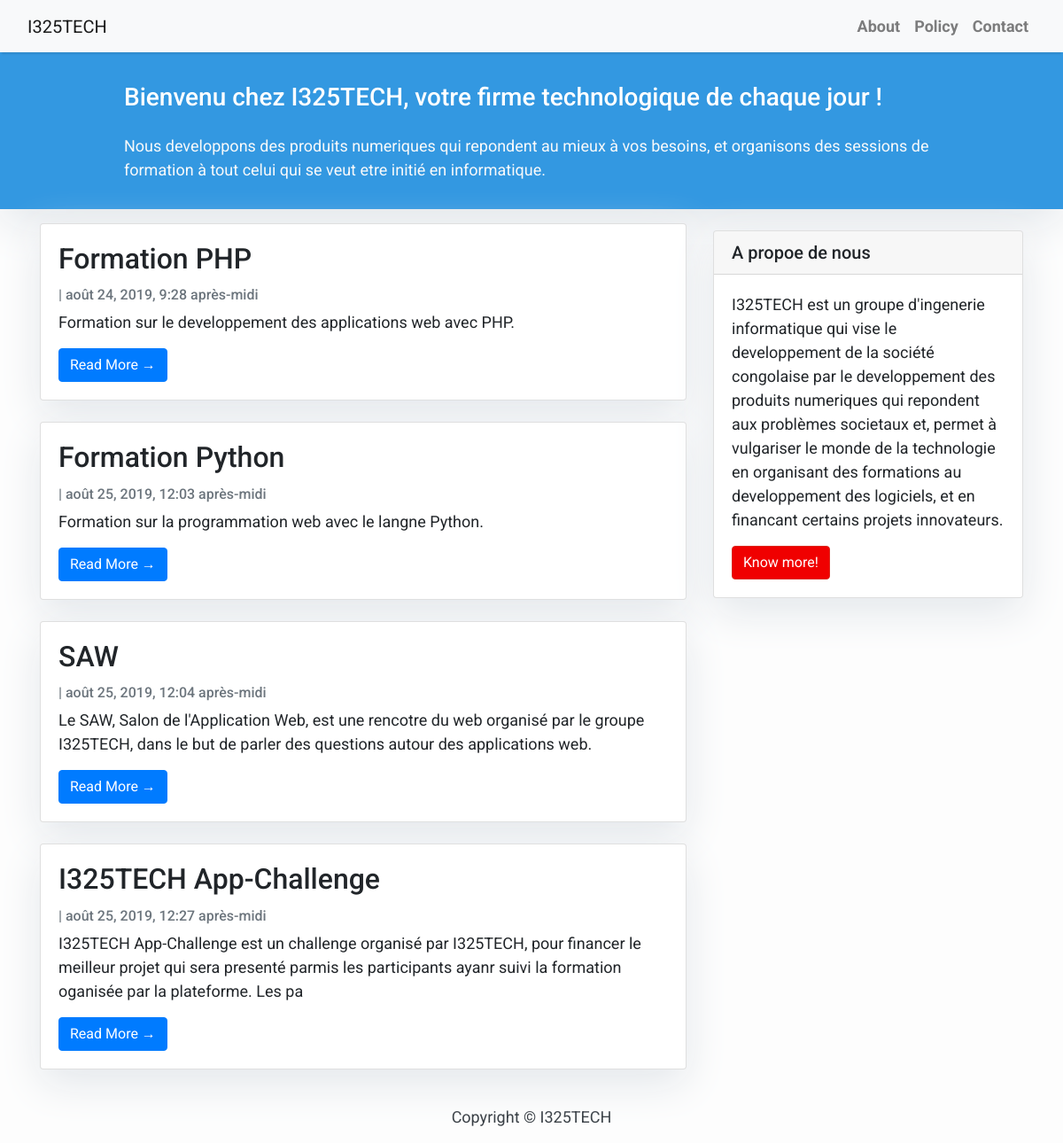
The page / on the database its author committed.
### blog/models.py (models this page shows, shortened)
class Post(models.Model):
	title = models.CharField(max_length=200, unique=True)
	slug = models.SlugField(max_length=200, unique=True)
	author = models.ForeignKey(User, on_delete=models.CASCADE, related_name='blpg_posts')
	updated_on = models.DateTimeField(auto_now=True)
	content = models.TextField()
	created_on = models.DateTimeField(auto_now_add=True)
	status = models.IntegerField(choices=STATUS, default=0)
	class Meta:
		ordering = ['-created_on']

### blog/views.py (the view)
# urls.py: path('', views.PostList.as_view(), name='home'),
class PostList(generic.ListView):
	queryset = Post.objects.filter(status=1).order_by('created_on')
	template_name = 'index.html'

### templates/index.html (shortened to what this page needs)
{% extends "base.html" %}
{% block content %}
<header class="masthead">
    <div class="container">
        <div class="row">
            <div class=" col-md-8 col-md-10 mx-auto">
                <div class="site-heading">
                    <h3 class=" site-heading my-4 mt-3 text-white"> Bienvenu chez I325TECH, votre firme technologique de chaque jour ! </h3>
                    <p class="text-light">Nous developpons des produits numeriques qui repondent au mieux à vos besoins, et organisons des sessions de formation à tout celui qui se veut etre initié en informatique.
                    </p>
                </div>
            </div>
        </div>
    </div>
</header>
<div class="container">
    <div class="row">
        <div class="col-md-8 mt-3 left">
            {% for post in post_list %}
            <div class="card mb-4">
                <div class="card-body">
                    <h2 class="card-title">{{ post.title }}</h2>
                    <p class="card-text text-muted h6">{{ post.Author }} | {{ post.created_on}} </p>
                    <p class="card-text">{{post.content|slice:":200" }}</p>
                    <a href="{% url 'post_detail' post.slug  %}" class="btn btn-primary">Read More &rarr;</a>
                </div>
            </div>
            {% endfor %}
        </div>
        {% block sidebar %} {% include 'sidebar.html' %} {% endblock sidebar %}
    </div>
</div>
{%endblock%}

### templates/base.html (shortened to what this page needs)
<!DOCTYPE html>
<html>
    <head>
        <link rel="stylesheet" href="https://maxcdn.bootstrapcdn.com/bootstrap/4.0.0/css/bootstrap.min.css"
 />
    </head>
    <body>
        <nav class="navbar navbar-expand-lg navbar-light bg-light shadow" id="mainNav">
            <div class="container-fluid">
                <a class="navbar-brand" href="{% url 'home' %}">I325TECH</a>
                <div class="collapse navbar-collapse" id="navbarResponsive">
                    <ul class="navbar-nav ml-auto">
                        <li class="nav-item text-black">
                            <a class="nav-link text-black font-weight-bold" href="#">About</a>
                        </li>
                        <li class="nav-item text-black">
                            <a class="nav-link text-black font-weight-bold" href="#">Policy</a>
                        </li>
                        <li class="nav-item text-black">
                            <a class="nav-link text-black font-weight-bold" href="#">Contact</a>
                        </li>
                    </ul>
                </div>
            </div>
        </nav>
        {% block content %}{% endblock content %}
        <footer class="py-3 bg-grey">
            <p class="m-0 text-dark text-center ">Copyright &copy; I325TECH</p>
        </footer>
    </body>
</html>

### templates/sidebar.html (shortened to what this page needs)
{% block sidebar %}
<div class="col-md-4 float-right ">
<div class="card my-4">
        <h5 class="card-header">A propoe de nous</h5>
    <div class="card-body">
        <p class="card-text">I325TECH est un groupe d'ingenerie informatique qui vise le developpement de la société congolaise par le developpement des produits numeriques qui repondent aux problèmes societaux et, permet à vulgariser le monde de la technologie en organisant des formations au developpement des logiciels, et en financant certains projets innovateurs.</p>
        <a href="https://djangocentral.com/building-a-blog-application-with-django"
           class="btn btn-danger">Know more!</a>
    </div>
</div>
</div>
{% endblock sidebar %}

### templates/base.html (style rules this page uses)
body { font-family: "Roboto", sans-serif; font-size: 17px; background-color: #fdfdfd; }
.shadow { box-shadow: 0 4px 2px -2px rgba(0, 0, 0, 0.1); }
.btn-danger { color: #fff; background-color: #f00000; border-color: #dc281e; }
.masthead { background: #3398E1; height: auto; padding-bottom: 15px; box-shadow: 0 16px 48px #E3E7EB; padding-top: 10px; }

### templates/index.html (style rules this page uses)
body { font-family: "Roboto", sans-serif; font-size: 18px; background-color: #fdfdfd; }
.card { box-shadow: 0 16px 48px #E3E7EB; }

### templates/sidebar.html (style rules this page uses)
.card { box-shadow: 0 16px 48px #E3E7EB; }

### rows shown on the page
Post: title "Formation PHP", created_on "août 24, 2019, 9:28 après-midi", content "Formation sur le developpement des applications web avec PHP."
Post: title "Formation Python", created_on "août 25, 2019, 12:03 après-midi", content "Formation sur la programmation web avec le langne Python."
Post: title "SAW", created_on "août 25, 2019, 12:04 après-midi", content "Le SAW, Salon de l'Application Web, est une rencotre du web organisé par le groupe I325TECH, dans le but de parler des questions autour des applications web."
Post: title "I325TECH App-Challenge", created_on "août 25, 2019, 12:27 après-midi", content "I325TECH App-Challenge est un challenge organisé par I325TECH, pour financer le meilleur projet qui sera presenté parmis les participants ayanr suivi la formation oganisée par la plateforme. Les pa"
